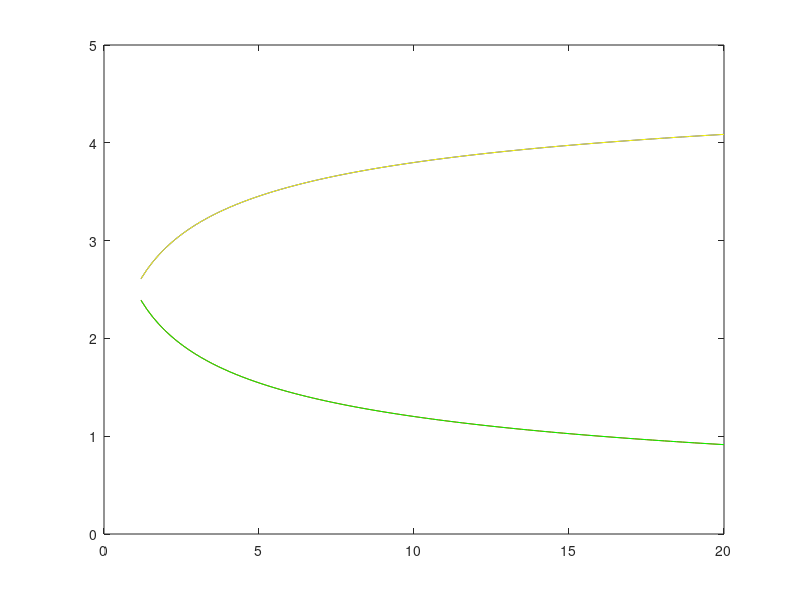

MATLAB code for this plot:
clear; clc; close all;
K = linspace(1,20,100) ;
A_0 = input('Stężenie początkowe CO: ') ;
B_0 = input('Stężenie początkowe H2O: ') ;
%równanie reakcji
%CO + H2O <-> CO2 + H2

%K==x^2 / ((A_0 - x)*(B_0-x)) 
%(K-1)x^2 - (A_0+B_0)*x*K +K*A_0*B_0 = 0

a = K-1 ;
b = -(A_0*K + B_0*K) ;
c = K*A_0*B_0 ;
inc = b.^2 - 4.*a.*c ;

if inc>0
   x_r = (-b - sqrt(inc)) ./ (2.*a) ;
   if x_r<0
      x_r = (-b + sqrt(inc)) ./ (2.*a) ;
      disp('x jest na minusie:')
   end
elseif inc==0
    x_r = -(b)./(2.*a) ;
else 
    disp("nie ma rozwiązania") 
end

A = A_0 - x_r ;
B = B_0 - x_r ;
C = x_r ;
D = C ;

plot(K,A,'r',K,B,'g',K,C,'b',K,D,'y') 

